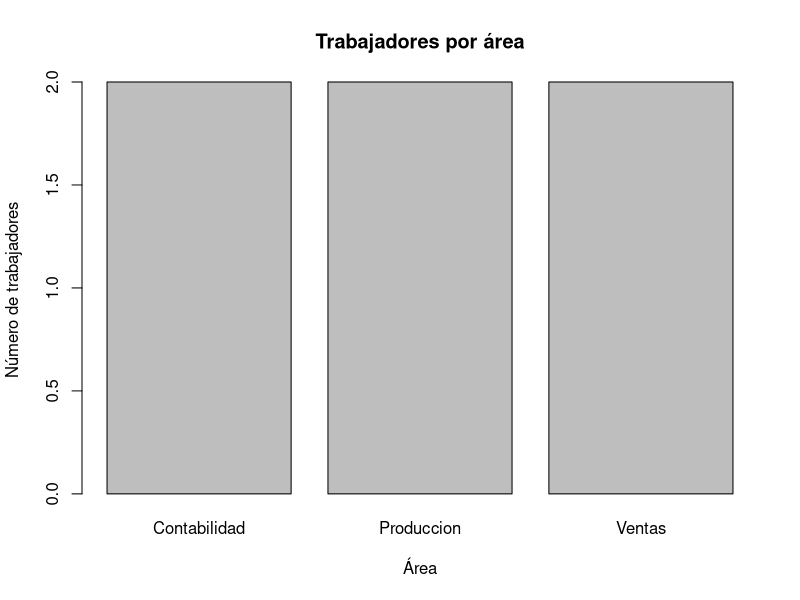

Here is the R script that generated this plot:
## ---- chunk 1
trabajadores <- data.frame(
  empleado = c("E01", "E02", "E03", "E04", "E05", "E06"),
  area = c("Contabilidad", "Ventas", "Produccion",
           "Ventas", "Contabilidad", "Produccion"),
  nivel_educativo = c("Tecnico", "Universitario", "Secundaria",
                      "Tecnico", "Universitario", "Secundaria"),
  edad = c(22, 29, 35, 24, 31, 27),
  salario = c(1800000, 2500000, 2100000,
              1950000, 2800000, 2050000),
  hijos = c(0, 1, 2, 0, 1, 0),
  horas_trabajadas = c(44, 42, 45, 40, 43, 44)
)

trabajadores
## ---- chunk 2
str(trabajadores)
## ---- chunk 3
trabajadores$area <- factor(trabajadores$area)

trabajadores$nivel_educativo <- factor(
  trabajadores$nivel_educativo,
  levels = c("Secundaria", "Tecnico", "Universitario"),
  ordered = TRUE
)

str(trabajadores)
## ---- chunk 4
table(trabajadores$area)
prop.table(table(trabajadores$area))
## ---- chunk 5
summary(trabajadores$salario)

mean(trabajadores$salario)
median(trabajadores$salario)
sd(trabajadores$salario)
## ---- chunk 6
barplot(
  table(trabajadores$area),
  main = "Trabajadores por área",
  xlab = "Área",
  ylab = "Número de trabajadores"
)
## ---- chunk 7
clasificacion <- data.frame(
  variable = c("area", "nivel_educativo", "edad",
               "salario", "hijos", "horas_trabajadas"),
  naturaleza = c("Cualitativa", "Cualitativa",
                 "Cuantitativa", "Cuantitativa",
                 "Cuantitativa", "Cuantitativa"),
  tipo = c("Nominal", "Ordinal", "Discreta en este registro",
           "Continua", "Discreta", "Continua si admite fracciones"),
  escala = c("Nominal", "Ordinal", "Razón",
             "Razón", "Razón", "Razón")
)

clasificacion
